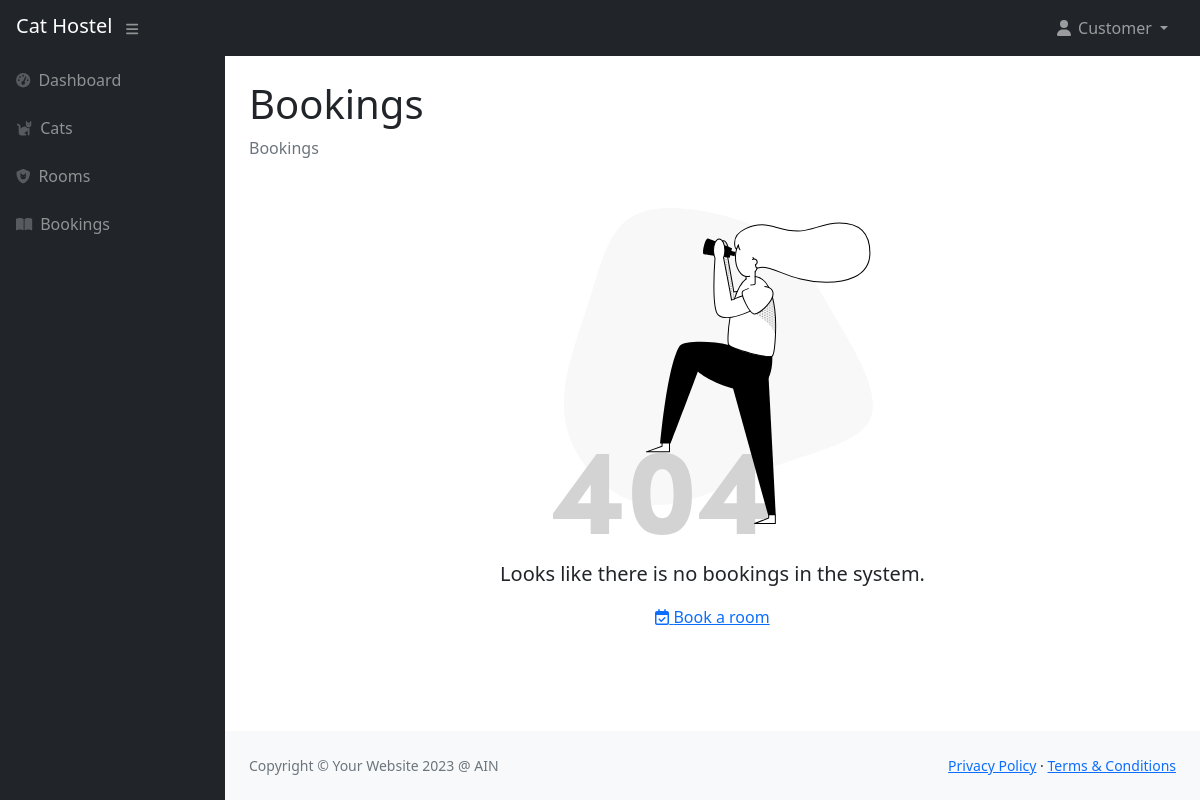
The page /bookings.php (signed in) on the database as committed earlier.
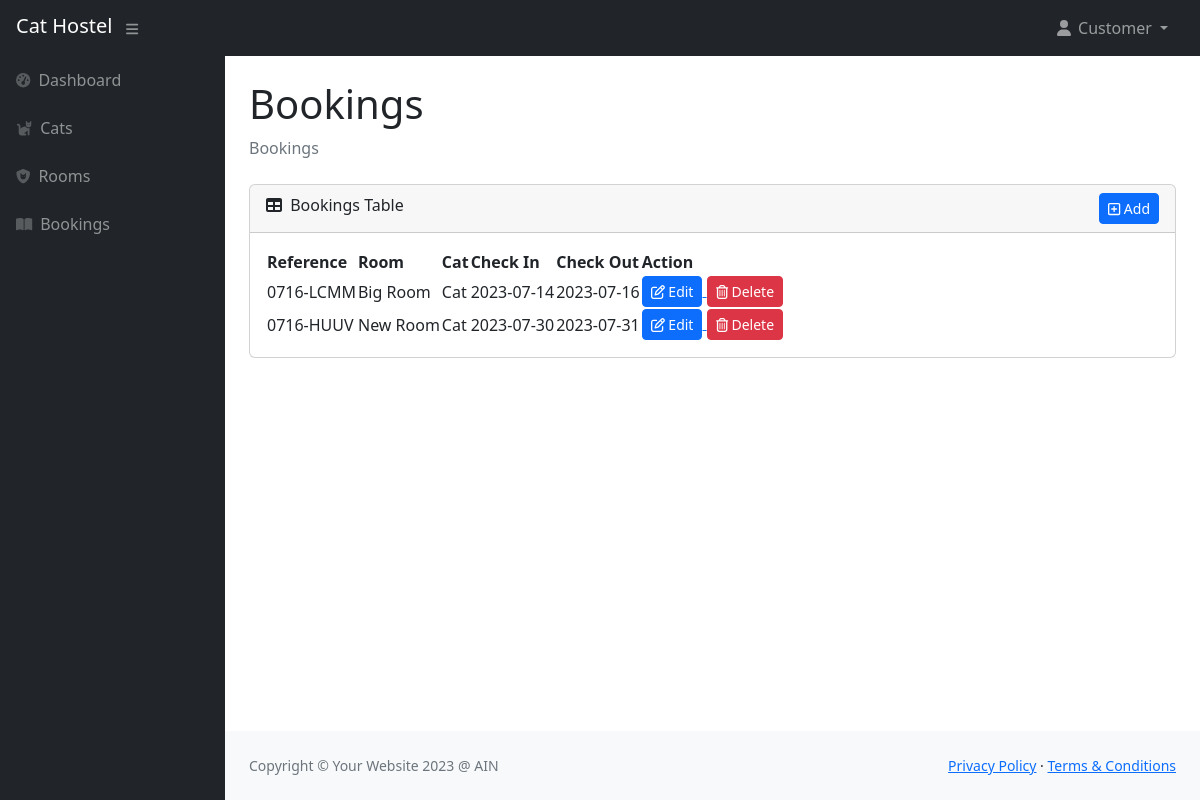
The same page on the database as committed later.
### tables this page shows
CREATE TABLE `Booking` (
  `booking_id` int NOT NULL,
  `room_id` int NOT NULL,
  `cat_id` int NOT NULL,
  `booking_reference` varchar(10) NOT NULL,
  `check_in` date NOT NULL,
  `check_out` date NOT NULL
);

CREATE TABLE `Room` (
  `room_id` int NOT NULL,
  `room_name` varchar(50) NOT NULL,
  `room_description` varchar(255) DEFAULT NULL
);

CREATE TABLE `Cat` (
  `cat_id` int NOT NULL,
  `user_id` int NOT NULL,
  `cat_name` varchar(50) NOT NULL,
  `cat_gender` varchar(10) NOT NULL,
  `cat_color` varchar(15) NOT NULL,
  `cat_weight` int NOT NULL
);

### bookings.php (the view)
<?php
include 'layout/user/header_user.php';
if ($_SESSION["user_role"] == "Staff") {
  $sql = "SELECT * FROM booking";
} else {
  $sqlCat = "SELECT cat_id FROM cat WHERE user_id='{$_SESSION["user_id"]}'";
  $resultCat = mysqli_query($conn, $sqlCat);
  $rowCat  = mysqli_fetch_array($resultCat);
  $sql = "SELECT * FROM booking WHERE cat_id IN (" . implode(',', array_map('intval', $rowCat)) . ")";
}
$result = mysqli_query($conn, $sql);
?>
<div id="layoutSidenav_content">
  <main>
    <div class="container-fluid px-4">
      <h1 class="mt-4">Bookings</h1>
      <ol class="breadcrumb mb-4">
        <li class="breadcrumb-item active">Bookings</li>
      </ol>
      <?php
      if (mysqli_num_rows($result) == 0) {
      ?>
        <div class="row justify-content-center">
          <div class="col-lg-6">
            <div class="text-center mt-4">
              <img class="mb-4 img-error" src="assets/img/error-404-monochrome.svg" />
              <p class="lead">Looks like there is no bookings in the system.</p>
              <a href="bookings_add.php">
                <i class="fa-regular fa-calendar-check"></i>
                Book a room
              </a>
            </div>
          </div>
        </div>
      <?php
      } else {
      ?>
        <div class="card mb-4">
          <div class="card-header">
            <div class="d-flex justify-content-between">
              <span><i class="fas fa-table me-1"></i>
                Bookings Table</span>
              <a href="/bookings_add.php">
                <button type="button" class="btn btn-primary btn-sm">
                  <i class="fa-regular fa-square-plus"></i>
                  Add
                </button>
              </a>
            </div>
          </div>
          <div class="card-body">
            <table id="datatablesSimple">
              <thead>
                <tr>
                  <th>Reference</th>
                  <th>Room</th>
                  <th>Cat</th>
                  <th>Check In</th>
                  <th>Check Out</th>
                  <th>Action</th>
                </tr>
              </thead>
              <tbody>
                <?php
                while ($row = mysqli_fetch_array($result)) {
                  $sqlRoom = "SELECT * FROM room WHERE room_id={$row["room_id"]}";
                  $resultRoom = mysqli_query($conn, $sqlRoom);
                  $rowRoom = mysqli_fetch_array($resultRoom);
                  $sqlCat = "SELECT * FROM cat WHERE cat_id={$row["cat_id"]}";
                  $resultCat = mysqli_query($conn, $sqlCat);
                  $rowCat = mysqli_fetch_array($resultCat);
                ?>
                  <tr>
                    <td><?php echo $row["booking_reference"] ?></td>
                    <td><?php echo $rowRoom["room_name"] ?></td>
                    <td><?php echo $rowCat["cat_name"] ?></td>
                    <td><?php echo $row["check_in"] ?></td>
                    <td><?php echo $row["check_out"] ?></td>
                    <td>
                      <a href="/bookings_edit.php?booking_id=<?php echo $row["booking_id"] ?>">
                        <button type="button" class="btn btn-primary btn-sm">
                          <i class="fa-regular fa-pen-to-square"></i>
                          Edit
                        </button>
                      </a>
                      <a href="/bookings_delete.php?booking_id=<?php echo $row["booking_id"] ?>">
                        <button type="button" class="btn btn-danger btn-sm">
                          <i class="fa-regular fa-trash-can"></i>
                          Delete
                        </button>
                      </a>
                    </td>
                  </tr>
                <?php
                }
                ?>
              </tbody>
            </table>
          </div>
        </div>
      <?php
      }
      ?>
    </div>
  </main>
  <?php
  include 'layout/user/footer_user.php';
  ?>

### layout/user/header_user.php (shortened to what this page needs)
<!DOCTYPE html>
<html lang="en">
<head>
  <link href="https://cdn.jsdelivr.net/npm/simple-datatables@7.1.2/dist/style.min.css" rel="stylesheet" />
  <link href="css/styles.css" rel="stylesheet" />
</head>
<body class="sb-nav-fixed">
  <nav class="sb-topnav navbar navbar-expand navbar-dark bg-dark d-flex justify-content-between">
    <div>
      <a class="navbar-brand ps-3" href="index.html">Cat Hostel</a>
      <button class="btn btn-link btn-sm order-1 order-lg-0 me-4 me-lg-0" id="sidebarToggle" href="#!"><i class="fas fa-bars"></i></button>
    </div>
    <ul class="navbar-nav ms-auto ms-md-0 me-3 me-lg-4">
      <li class="nav-item dropdown">
        <a class="nav-link dropdown-toggle" id="navbarDropdown" href="#" role="button" data-bs-toggle="dropdown" aria-expanded="false">
          <i class="fas fa-user fa-fw"></i>
          <?php
          echo ucwords($_SESSION["user_name"]);
          ?>
        </a>
      </li>
    </ul>
  </nav>
  <div id="layoutSidenav">
    <div id="layoutSidenav_nav">
      <nav class="sb-sidenav accordion sb-sidenav-dark" id="sidenavAccordion">
        <div class="sb-sidenav-menu">
          <div class="nav">
            <a class="nav-link" href="/index.php">
              <div class="sb-nav-link-icon"><i class="fas fa-tachometer-alt"></i></div>
              Dashboard
            </a>
            <a class="nav-link" href="/cats.php">
              <div class="sb-nav-link-icon"><i class="fa-solid fa-cat"></i></div>
              Cats
            </a>
            <a class="nav-link" href="/rooms.php">
              <div class="sb-nav-link-icon"><i class="fa-solid fa-shield-cat"></i></div>
              Rooms
            </a>
            <a class="nav-link" href="/bookings.php">
              <div class="sb-nav-link-icon"><i class="fas fa-book-open"></i></div>
              Bookings
            </a>
          </div>
        </div>
      </nav>
    </div>

### layout/user/footer_user.php (shortened to what this page needs)
<footer class="py-4 bg-light mt-auto">
  <div class="container-fluid px-4">
    <div class="d-flex align-items-center justify-content-between small">
      <div class="text-muted">Copyright &copy; Your Website 2023 @ AIN</div>
      <div>
        <a href="#">Privacy Policy</a>
        &middot;
        <a href="#">Terms &amp; Conditions</a>
      </div>
    </div>
  </div>
</footer>
</div>
</div>
</body>
</html>

Rows that differ between the two databases and show on the page:
added booking: booking_reference "0716-LCMM", room.room_name "Big Room", cat.cat_name "Cat", check_in "2023-07-14", check_out "2023-07-16"
added booking: booking_reference "0716-HUUV", room.room_name "New Room", cat.cat_name "Cat", check_in "2023-07-30", check_out "2023-07-31"
Other text that changed with them:
text no longer shown: "Looks like there is no bookings in the system. Book a room"
text now shown: "Bookings Table Add Reference Room Cat Check In Check Out Action"
